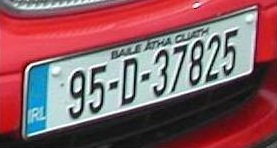
//> input picture A practical introduction to CV/LicensePlate1.jpg, 277 x 148 px
$ ./Geometric   (built with g++ and OpenCV 4)
//> lines starting //> are read from the running program, lines starting //| are printed output that depends on the picture
#include <iostream>
#include <opencv2/opencv.hpp>
#include "opencv2/imgproc.hpp"
#include "opencv2/imgcodecs.hpp"
#include "opencv2/highgui.hpp"
#include <iostream>

using namespace cv;
using std::cout;
//{} <> []
int interpolation_type = 2;
int const max_type = 4;
Mat src, dst, perspective_matrix( 3, 3, CV_32FC1 ), perspective_warped_image;
const char* window_name = "INterpolation Demo";
const char* trackbar_type = "Type: \n 0: Nearest neighbour \n 1: bilinear \n 2: bi-cubic \n 3:Area relaton  \n 4: 8*8 neighbourdhood";

static void Interpolation( int, void*)
{
    /* 0 INTER_NEAREST
    1. INTER_LINEAR
	2. INTER_CUBIC
    3:Area relaton
    4: 8*8 neighbourdhood
    */
    Point2f source_points[4], destination_points[4];
    source_points[0] = Point2f(29.0, 66.0);
    source_points[1] = Point2f(25.0, 135.0);
    source_points[2] = Point2f(256.0, 9.0);
    source_points[3] = Point2f( 252.0, 71.0 );

    destination_points[0] = Point2f(0.0, 0.0);
    destination_points[1] = Point2f(0.0, 99.0);
    destination_points[2] = Point2f(399.0, 0.0);
	destination_points[3] = Point2f( 399.0, 99.0 );

    int expansion_factor=2;
	for (int point=0; point<4; point++)
	{
		destination_points[point].x *= expansion_factor;
		destination_points[point].y *= expansion_factor;
	}

    perspective_matrix = getPerspectiveTransform( source_points, destination_points );
	Size result_size(perspective_warped_image.cols*expansion_factor, perspective_warped_image.rows*expansion_factor);
	warpPerspective( src, dst, perspective_matrix, Size(800,300), interpolation_type );
    imshow( window_name, dst );
}

int main(){

    /**
     * @brief affine transformation
     * skewing
     */


    Mat affineMatrix = Mat::eye(2,3, CV_32FC1);
    String pat1 = "/home/computacion/Desktop/OpenCV/A practical introduction to CV/LicensePlate1.jpg";

    Mat image1 = imread(pat1, IMREAD_COLOR), result;
//> image1 is the input picture: 148 rows x 277 cols, CV_8UC3; mean B, G, R 99.7, 93.6, 137.2

    //affineMatrix[0][1] Skewing:
    *(((float*) (affineMatrix.data))+1) = 0.37;

    //affineMatrix[0][2] translate to the left:
    *(((float*) (affineMatrix.data))+2) = -30.0;


    //apply transformation
    warpAffine(image1, result, affineMatrix, image1.size());
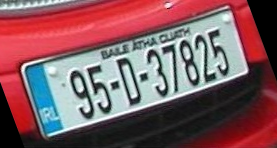
//> result: 148 rows x 277 cols, CV_8UC3; mean B, G, R 96.2, 90.5, 129.2
//> affineMatrix = [[1, 0.37, -30], [0, 1, 0]]
/**
    imshow("original", image1);
    imshow("affine", result);

    waitKey();
*/

    /**
     * panoramic transformation
     *
     */

    Mat panoMatrix = Mat::eye(2,3, CV_32FC1);
// [0][0] Panoramic distortion
    *((float*)(panoMatrix.data)) = 1.25;
// [0][2] Translate to the left
    *(((float*)(panoMatrix.data))+2) = 0.0;


    Mat panoImage;

    warpAffine(result, panoImage, panoMatrix, result.size());
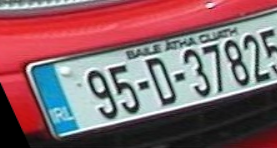
//> panoImage: 148 rows x 277 cols, CV_8UC3; mean B, G, R 106.8, 101, 135.2
//> panoMatrix = [[1.25, 0, 0], [0, 1, 0]]

  /*  imshow("original", image1);
    imshow("Skew", result);
    imshow("pano", panoImage);

    waitKey();*/


    /**
     * affine transformation
     *
     */

    Mat affineMatrix2(2,3,CV_32FC1), affineImage;
    affineImage = Mat::zeros(100,400,image1.type());

//points of the corners
    Point2f sourcePoint[4], destinationPoints[4];
    sourcePoint[0] = Point2f(29.0, 66.0);
    sourcePoint[1] = Point2f(25.0, 135.0);
    sourcePoint[2] = Point2f(256.0, 9.0);

    destinationPoints[0] = Point2f(0.0, 0.0);
    destinationPoints[1] = Point2f(0.0, 99.0);
    destinationPoints[2] = Point2f(399.0, 0.0);

    affineMatrix2 = getAffineTransform(sourcePoint, destinationPoints);

    warpAffine(image1, affineImage, affineMatrix2, affineImage.size());
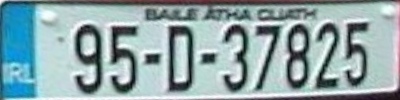
//> affineImage: 100 rows x 400 cols, CV_8UC3; mean B, G, R 169.7, 166.4, 142.8
// [56 lines of commented-out code are left out]


}

$ run again, with A practical introduction to CV/BabyFood-Test6.JPG copied over A practical introduction to CV/LicensePlate1.jpg
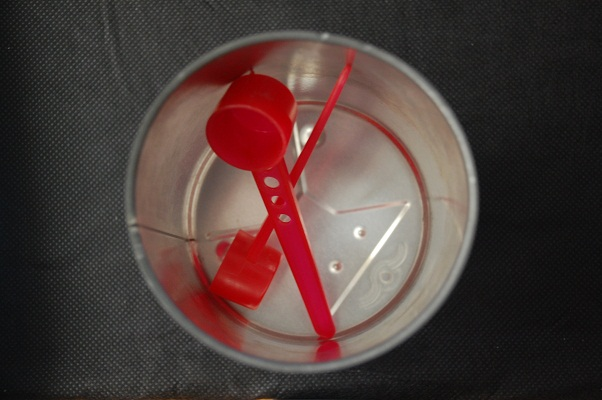
//> input picture A practical introduction to CV/BabyFood-Test6.JPG, 602 x 400 px
//> image1 is the input picture: 400 rows x 602 cols, CV_8UC3; mean B, G, R 57.3, 60.4, 78
//> affineMatrix = [[1, 0.37, -30], [0, 1, 0]]
//> `warpAffine(result, panoImage, panoMatrix, result.size());`:
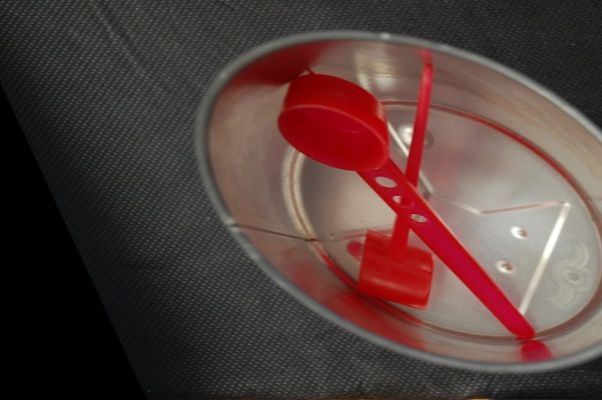
//> panoImage: 400 rows x 602 cols, CV_8UC3; mean B, G, R 59.9, 63.2, 84.8
//> panoMatrix = [[1.25, 0, 0], [0, 1, 0]]
//> `warpAffine(image1, affineImage, affineMatrix2, affineImage.size());`:
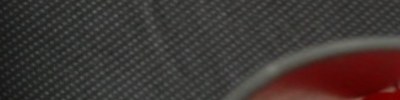
//> affineImage: 100 rows x 400 cols, CV_8UC3; mean B, G, R 51.5, 54, 63.5

$ run again, with A practical introduction to CV/Church.jpg copied over A practical introduction to CV/LicensePlate1.jpg
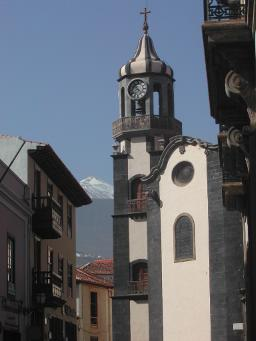
//> input picture A practical introduction to CV/Church.jpg, 256 x 341 px
//> image1 is the input picture: 341 rows x 256 cols, CV_8UC3; mean B, G, R 105.6, 97.9, 93.5
//> affineMatrix = [[1, 0.37, -30], [0, 1, 0]]
//> `warpAffine(result, panoImage, panoMatrix, result.size());`:
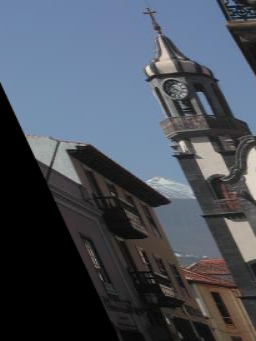
//> panoImage: 341 rows x 256 cols, CV_8UC3; mean B, G, R 90.5, 79.8, 73.1
//> panoMatrix = [[1.25, 0, 0], [0, 1, 0]]
//> `warpAffine(image1, affineImage, affineMatrix2, affineImage.size());`:
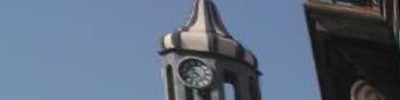
//> affineImage: 100 rows x 400 cols, CV_8UC3; mean B, G, R 125.6, 106, 92

$ run again, with A practical introduction to CV/PCBImage.jpg copied over A practical introduction to CV/LicensePlate1.jpg
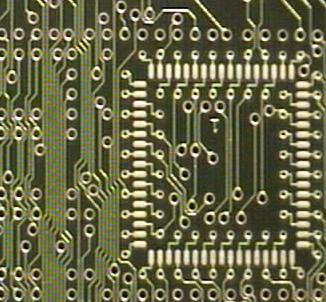
//> input picture A practical introduction to CV/PCBImage.jpg, 326 x 302 px
//> image1 is the input picture: 302 rows x 326 cols, CV_8UC3; mean B, G, R 72.5, 104.7, 105.2
//> affineMatrix = [[1, 0.37, -30], [0, 1, 0]]
//> `warpAffine(result, panoImage, panoMatrix, result.size());`:
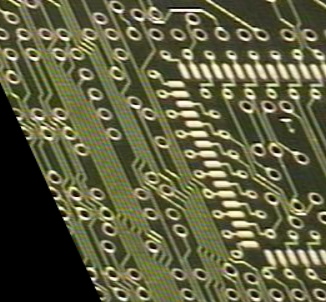
//> panoImage: 302 rows x 326 cols, CV_8UC3; mean B, G, R 64.4, 94, 93.9
//> panoMatrix = [[1.25, 0, 0], [0, 1, 0]]
//> `warpAffine(image1, affineImage, affineMatrix2, affineImage.size());`:
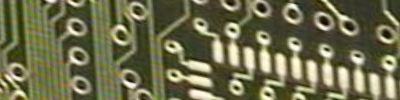
//> affineImage: 100 rows x 400 cols, CV_8UC3; mean B, G, R 76.4, 109.1, 109.3
